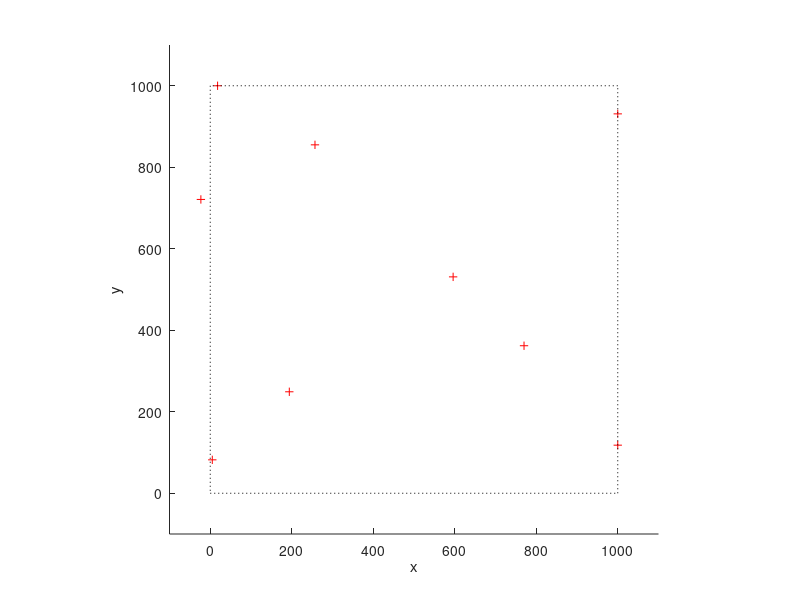
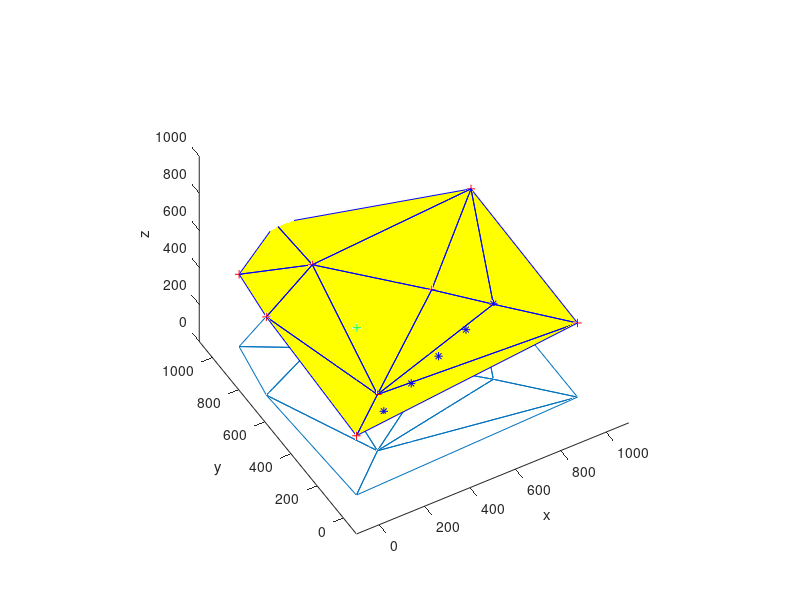
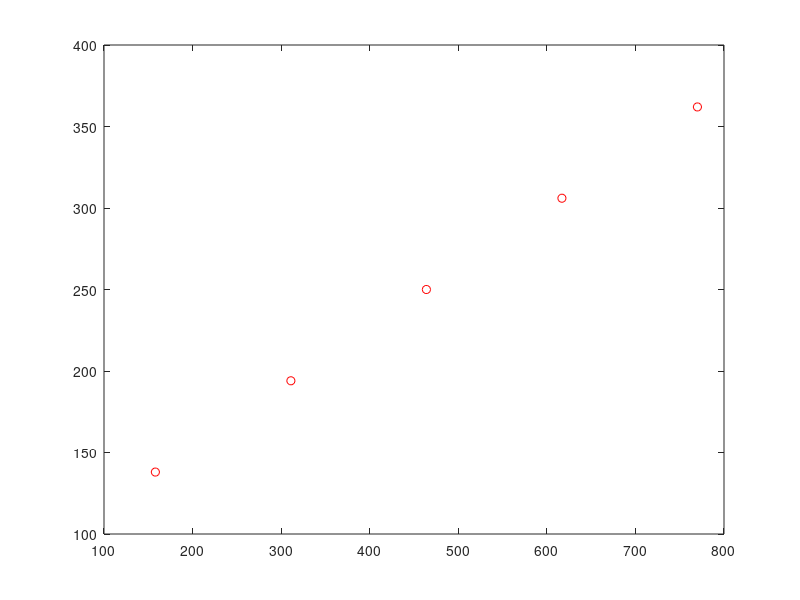
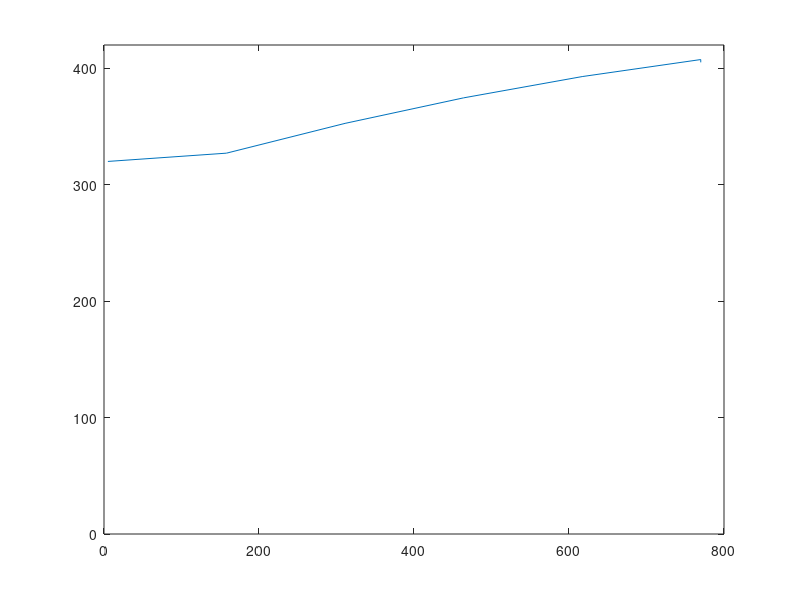

Here is the MATLAB script that generated these plots, in order:
x=[5 1000 1000 18 194 -23 247 257 596 770] ;
y=[82 118 931 1000 249 721 1119 855 531 362];
z=[320 400 420 390 303.5 422.3 445 447.8 423.9 405.1];
x0=260;
y0=520;
L=length(x)

%%%%%%%%%%%%%%%%%%%SECOND ORDER POLYNOMIAL INTERPOLATION%%%%%%%%%%%%%%%%%
for i=1:L
    A(i,1)=1
    A(i,2)=[x(i)];
    A(i,3)=[y(i)];
    A(i,4)=[x(i)^2];
    A(i,5)=[y(i)^2];
    A(i,6)=[x(i)*y(i)];
end

X=inv(transpose(A)*A)*transpose(A)*transpose(z)
A0=[1 x0 y0 x0^2 y0^2 x0*y0];
z0=A0*X

v=A*X-transpose(z);
var=(transpose(v)*v)/(10-6);
rmse=sqrt(var)


wi=A0*inv(transpose(A)*A)*transpose(A);
total_wi=0;

for i=1:L
    total_wi=wi(i)+total_wi;
end

%%%%%%%%%%% PLOT %%%%%%%%%%%%%%%%%
%%%2D OBSERVATION LOCATIONS
figure
hold on 
plot(x,y,'r+')
plot([0 1000 1000 0 0],[0 0 1000 1000 0],'k:')
axis([-100 1100 -100 1100]);
axis equal
xlabel('x')
ylabel('y')

%%% 3D OBSERVATION LOCATIONS
figure
hold on
view(-30,45);
plot3(x,y,z,'r+');
hold on
plot3(x0,y0,z0,'g+');
axis([-100 1100 -100 1100 0 700]);
axis equal
xlabel('x')
ylabel('y')
zlabel('z')
zlim([0 1000])

%%%2D DELANUAY
TRI=delaunay(x,y);
%2d plot
triplot(TRI,x,y);
%TIN SURFACE
trisurf(TRI,x,y,z,'EdgeColor','b','FaceColor','y');

%%%%%%6%%%%%%%%%%

%Tor is point ten (10) 770 362     (10)
%Corner1 point one     5    82     (1)
%Slope a corner1 to Tor is
a=(362-82)/(770-5); %slope
number_of_points=5;
x_change=(770-5)/number_of_points; %for 5 different point x is changing 153 in each points

%first y is 82
cumilative_y=82;
cumilative_x=5;
for i=1:number_of_points
    cumilative_y=cumilative_y+a*x_change;
    linear_y(i)=cumilative_y;
    
    cumilative_x=cumilative_x+x_change;
    linear_x(i)=cumilative_x;
end
%Linear line between tor and corner1

%Getting Z values of this linear points

for i=1:number_of_points
    A0_linear(i,1)=1;
    A0_linear(i,2)=[linear_x(i)];
    A0_linear(i,3)=[linear_y(i)];
    A0_linear(i,4)=[linear_x(i)^2];
    A0_linear(i,5)=[linear_y(i)^2];
    A0_linear(i,6)=[linear_x(i)*linear_y(i)];
end
linear_z=A0_linear*X;
%distance_pieces=sqrt(((x(10)-x(1))^2)+((y(10)-y(1))^2))/6; %total of 6 equal piece between this two points

line_z=[z(1),transpose(linear_z),z(10)];
line_x=[x(1),linear_x,x(10)];
plot3(linear_x,linear_y,linear_z,'b*')

figure
plot(linear_x,linear_y,'ro')
figure
plot(line_x,line_z)
ylim([0 420])
